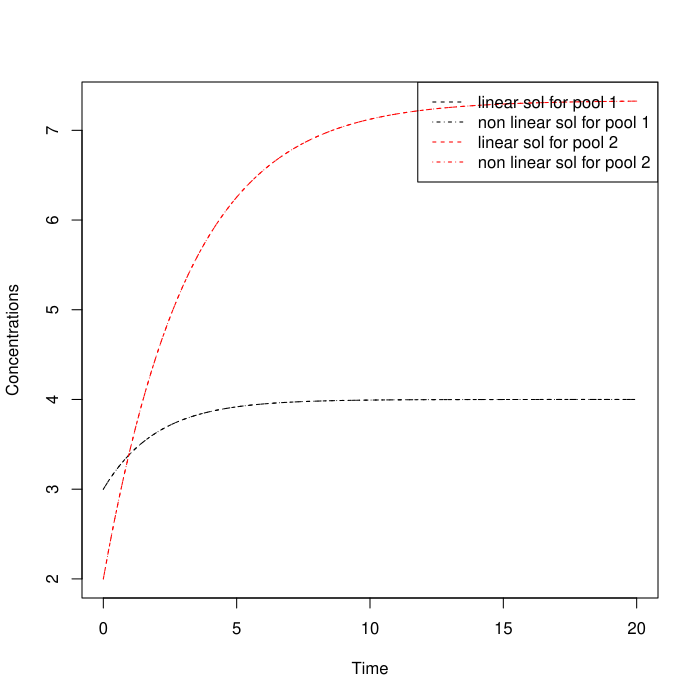

This figure's R source:
#
# vim:set ff=unix expandtab ts=2 sw=2:
# This test usese the non linear model approach for a linear problem to show that the results are consistent
test.ThreepSerial_linear_vs_nonlinear=function(){
  require(RUnit)
  t_start=0
  t_end=20
  tn=100
  tol=.02/tn
  print(tol)
  timestep=(t_end-t_start)/tn
  t=seq(t_start,t_end,timestep)
  k1=1/2
  k2=1/3
  k3=1
  a21=1/9
  a32=1/6
  nr=3
  A=new("DecompositionOperator",t_start,Inf,function(t){matrix(
    byrow=TRUE,                                                           
    nrow=nr,
    ncol=nr,
    c(
      -k1,   0,   0,  
      a21, -k2,   0,  
       0,  a32, -k3
    )
  )})
  
  alpha=list()
  alpha[["1_to_2"]]=function(C,t){
    a21/k1
  }
  alpha[["2_to_3"]]=function(C,t){
    a32/k2
  }
  pe(quote(names(alpha)),environment())
  N=matrix( 
     nrow=nr,
     ncol=nr,
     c(
        k1,    0,     0,  
        0  ,  k2,     0,  
        0,     0,    k3 
     )
  )
  f=function(C,t){
    # in this case the application of f can be expressed by a matrix multiplication
    # f(C,t)=N C
    # furthermorde the matrix N is actually completely linear and even constant
    # so we can write f(C,t)  as a Matrix product
    # note however that we could anything we like with the components
    # of C here. 
    # The only thing to take care of is that we release a vector of the same
    # size as C
    return(N%*%C)
  }
  Anl=new("TransportDecompositionOperator",t_start,Inf,nr,alpha,f)
 
  
  c01=3
  c02=2
  c03=1
  iv=c(c01,c02,c03)
  inputrates=new("TimeMap",t_start,t_end,function(t){return(matrix(
    nrow=nr,
    ncol=1,
    c(
       0,  2,  2
    )
  ))})
  #################################################################################
  # we check if we can reproduce the linear decomposition operator from the
  # nonlinear one
  Tr=getTransferMatrix(Anl) #this is a function of C and t
  T_00=Tr(matrix(nrow=nr,iv),0)
  af=getFunctionDefinition(A)
  af_0=af(0)
  pp("T_00",environment())
  pp("af_0",environment())
  pe(quote(T_00%*%N),environment())
  checkEquals(af_0,T_00%*%N)
  
          
  #################################################################################
  # build the two models (linear and nonlinear)
  mod=GeneralModel( t, A,iv, inputrates, deSolve.lsoda.wrapper) 
  modnl=GeneralNlModel( t, Anl, iv, inputrates, deSolve.lsoda.wrapper)
  # compare the Cstock
  Y=getC(mod) 
  Ynonlin=getC(modnl) 
  #R=getReleaseFlux(mod) 
  #Rnonlin=getReleaseFlux(modnl) 
#begin plots 
  lt1=2
  lt2=4
  m=matrix(c(1,1),1,1,byrow=TRUE)
  ex=expression(
    layout(m),
    plot(t,Y[,1],type="l",lty=lt1,col=1,ylab="Concentrations",xlab="Time",ylim=c(min(Y),max(Y))),
    lines(t,Ynonlin[,1],type="l",lty=lt2,col=1),
    lines(t,Y[,2],type="l",lty=lt1,col=2),
    lines(t,Ynonlin[,2],type="l",lty=lt2,col=2),
    lines(t,Y[,3],type="l",lty=lt1,col=3),
    lines(t,Ynonlin[,3],type="l",lty=lt2,col=3),
    legend(
    "topright",
      c(
      "linear sol for pool 1",
      "non linear sol for pool 1",
      "linear sol for pool 2",
      "non linear sol for pool 2",
      "linear sol for pool 3",
      "non linear sol for pool 3"
      ),
      lty=c(lt1,lt2),
      col=c(1,1,2,2,3,3)
    )
  )  
  plotAndCheck("runit.ThreepSerial_linear_vs_nonlinear.pdf",ex,environment())
  #plot(t,R[,1],type="l",lty=lt1,col=1,ylab="Respirationfluxes",xlab="Time",ylim=c(min(R),max(R)))
  #lines(t,Rnonlin[,1],type="l",lty=lt2,col=1)
  #lines(t,R[,2],type="l",lty=lt1,col=2)
  #lines(t,Rnonlin[,2],type="l",lty=lt2,col=2)
  #lines(t,R[,3],type="l",lty=lt1,col=3)
  #lines(t,Rnonlin[,3],type="l",lty=lt2,col=3)
  #legend(
  #"topright",
  #  c(
  #  "linear sol for pool 1",
  #  "non linear sol for pool 1",
  #  "linear sol for pool 2",
  #  "non linear sol for pool 2",
  #  "linear sol for pool 3",
  #  "non linear sol for pool 3"
  #  ),
  #  lty=c(lt1,lt2),
  #  col=c(1,1,2,2,3,3)
  #)
# end plots 
# begin checks 
  checkEquals(
   Y,
   Ynonlin,
   "test non linear solution for C-Content computed by the ode mehtod against analytical",
   tolerance = tol,
  )
  #checkEquals(
  # R,
  # Rnonlin,
  # "test non linear solution for Respiration computed by the ode mehtod against analytical",
  # tolerance = tol,
  #)

 }
